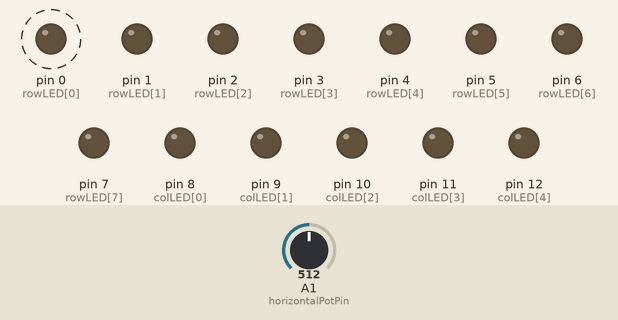
Bench run of a sketch on a simulated Arduino Uno, built with avr-gcc and run on an emulated ATmega328P. On the bench: output pins drawn as LEDs (lit = HIGH). Dashed ring = blinking. The inputs (shaded band) are chosen by the test bench; at power-on: A1 (horizontalPotPin) = 512.

Above: at 1.8 s.
1.9 s: A1 (horizontalPotPin) set to 0
At 3.1 s:
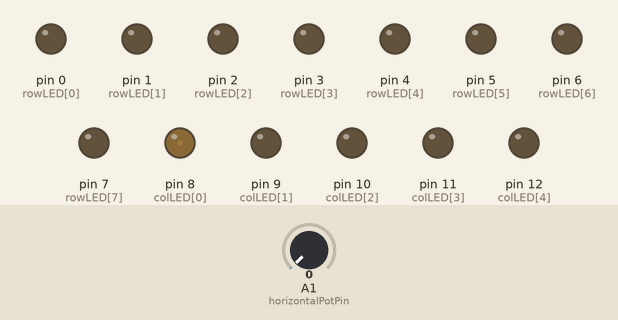
3.6 s: A1 (horizontalPotPin) set to 122
At 3.9 s:
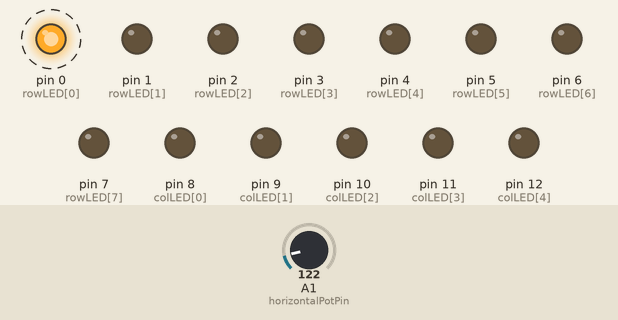
Timing chart, 0 to 13.1 s (numbered marks = the images above; inputs shaded):
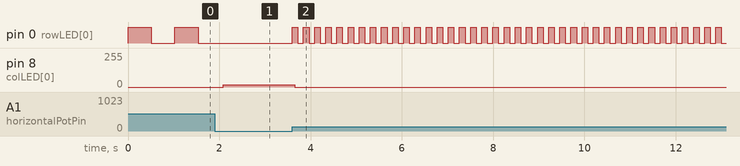

Measured:
- after the input at 1.9 s, pin 0 (rowLED[0]): stops changing and stays LOW; pin 8 (colLED[0]): 0/255 → 17/255 after 0.19 s
- after the input at 3.6 s, pin 0 (rowLED[0]): alternates HIGH for 0.12 s and LOW for 0.12 s, starting at once; pin 8 (colLED[0]): 17/255 → 0/255 after 0.05 s
- by itself, pin 0 (rowLED[0]): alternates HIGH for 0.51 s and LOW for 0.51 s

The sketch:

PotControl.ino
```cpp
int verticalPotPin = A0;    // input pin for the vertical position potentiometer
int horizontalPotPin = A1;  // input pin for the horizontal position potentiometer
int ledPin = 13;      // select the pin for the LED
int rowLED[] = {0,1,2,3,4,5,6,7};
int colLED[] = {8,9,10,11,12};
int hVal = 0;  // store the value coming from the  horizontal sensor
int vVal = 0;  // store the value coming from the Vertical potentiometer
void setup() {
  // declare the ledPins as OUTPUTs:
  for(int i = 0; i < 8; i++){
    pinMode(rowLED[i], OUTPUT);
  }
  for(int i = 0; i < 5; i++){
    pinMode(colLED[i], OUTPUT);
  }
}

void loop() {
  // read the value from the sensor:
  hVal = analogRead(horizontalPotPin);
  // turn the ledPin on
  digitalWrite(colLED[hVal], HIGH);
  // stop the program for <sensorValue> milliseconds:
  delay(hVal);
  // turn the ledPin off:
  digitalWrite(colLED[hVal], LOW);
  // stop the program for for <sensorValue> milliseconds:
  delay(hVal);
}
```
